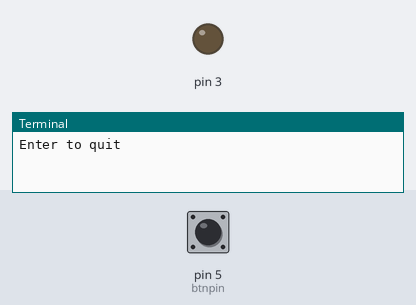
The program below on a simulated Raspberry Pi (header pin numbers). Shown: output pins drawn as LEDs (lit = HIGH), the last lines printed to the terminal. The inputs (shaded band) are chosen by the test bench; at power-on: pin 5 (btnpin) HIGH.

Above: at 1.2 s.
1.3 s: pin 5 (btnpin) pulled LOW for 0.15 s
At 1.7 s:
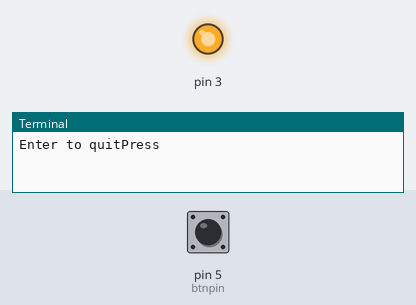
2.9 s: pin 5 (btnpin) pulled LOW for 1 s
At 4.2 s:
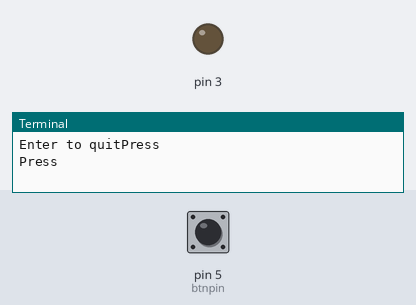
5.4 s: pin 5 (btnpin) pulled LOW for 3.2 s
At 6.1 s:
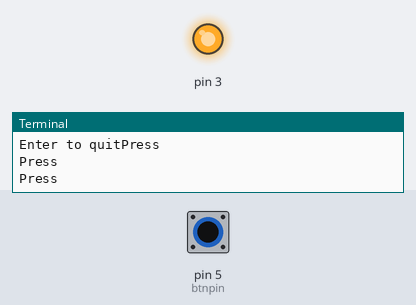
Timing chart, 0 to 8.4 s (numbered marks = the images above; inputs shaded):
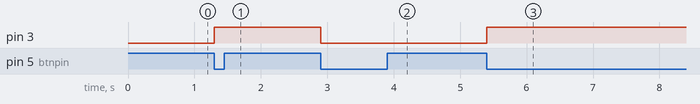

Measured:
- after the input at 1.3 s, pin 3: LOW → HIGH at once
- after the input at 2.9 s, pin 3: HIGH → LOW at once
- after the input at 5.4 s, pin 3: LOW → HIGH at once

The program:

assign3.py
```python
import RPi.GPIO as GPIO
import time
#6213129 Posawat Tangon
GPIO.setwarnings(False)
GPIO.setmode(GPIO.BOARD)
btnpin=5
prev=0
GPIO.setup(3,GPIO.OUT)
GPIO.setup(btnpin,GPIO.IN,pull_up_down=GPIO.PUD_UP)
def button_press(channel):
    print("Press")
    global prev
    if prev == 0:
        GPIO.output(3,GPIO.HIGH)
        time.sleep(0.1)
        prev=1
    elif prev ==1:
        GPIO.output(3,GPIO.LOW)
        time.sleep(0.1)
        prev=0
GPIO.add_event_detect(btnpin,GPIO.FALLING,callback=button_press,bouncetime = 200)

try:
    message = input("Enter to quit")
    GPIO.cleanup()
except:
    print("End")
```
